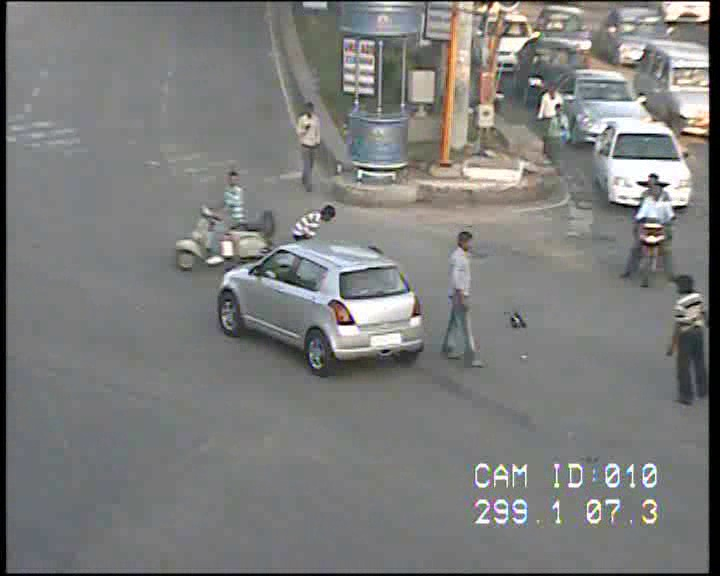
#> input picture Week07/acc1 (13).jpg, 720 x 576 px
$ jupyter execute smoothing-dan-noise-reduction-pada-citra-cctv-2.ipynb
#> lines starting #> are read from the running program, lines starting #| are printed output that depends on the picture
[cell 1]
import cv2
import numpy as np
import matplotlib.pyplot as plt
from skimage.util import random_noise
from skimage.metrics import peak_signal_noise_ratio, structural_similarity

[cell 2]
image = cv2.imread("acc1 (13).jpg")
#> image is the input picture: shape (576, 720, 3); mean B, G, R 123.9, 125.3, 124.9
image = cv2.cvtColor(image, cv2.COLOR_BGR2RGB)

[cell 3]
noisy_image = random_noise(image, mode='s&p')
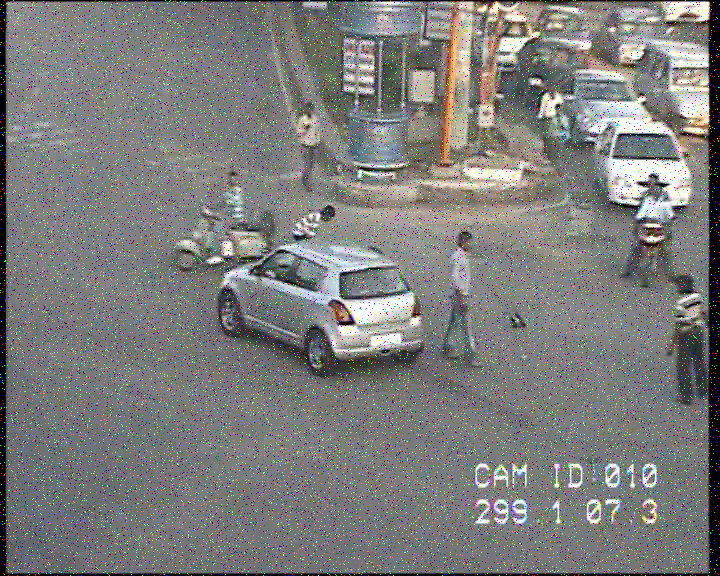
#> noisy_image: shape (576, 720, 3) float64; mean R, G, B 0.49, 0.492, 0.487
noisy_image = (255 * noisy_image).astype(np.uint8)

## Filter

[cell 4]
mean_filtered = cv2.blur(noisy_image, (5,5))
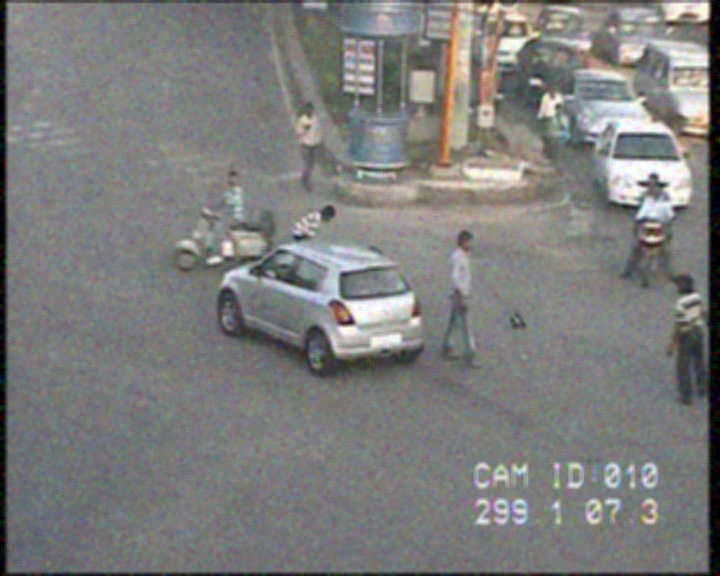
#> mean_filtered: shape (576, 720, 3); mean R, G, B 125, 125.3, 124.1
median_filtered = cv2.medianBlur(noisy_image, 5)
gaussian_filtered = cv2.GaussianBlur(noisy_image, (5,5), 0)
bilateral_filtered = cv2.bilateralFilter(noisy_image, d=9, sigmaColor=75, sigmaSpace=75)
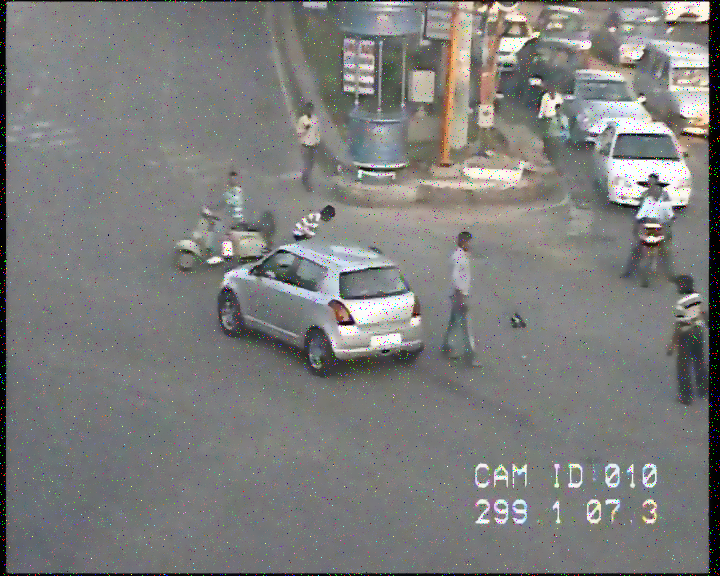
#> bilateral_filtered: shape (576, 720, 3); mean R, G, B 124.9, 125.2, 124

[cell 5]
titles = ['Original', 'Noisy', 'Mean', 'Median', 'Gaussian', 'Bilateral']
images = [image, noisy_image, mean_filtered, median_filtered, gaussian_filtered, bilateral_filtered]

plt.figure(figsize=(15, 4))
for i in range(6):
    plt.subplot(1,6,i+1)
    plt.imshow(cv2.cvtColor(images[i], cv2.COLOR_BGR2RGB))
    plt.title(titles[i])
    plt.axis('off')
plt.tight_layout()
plt.show()
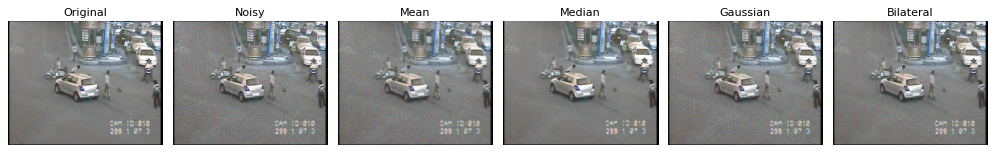
#> figure drawn by matplotlib, 6 panels; B, G, R data is drawn as R, G, B

[cell 6]
def evaluate_metrics(original, filtered, name=""):
#> called with name = 'Mean Filter'
    psnr_val = peak_signal_noise_ratio(original, filtered)
#> psnr_val = 26.6
    ssim_val = structural_similarity(original, filtered, channel_axis=-1)
#> ssim_val = 0.735
    print(f"{name} -> PSNR: {psnr_val:.2f}, SSIM: {ssim_val:.4f}")
#| Mean Filter -> PSNR: 26.60, SSIM: 0.7351
    return psnr_val, ssim_val

print("Evaluasi Metrik:")
evaluate_metrics(image, mean_filtered, "Mean Filter")
evaluate_metrics(image, median_filtered, "Median Filter")
#| Median Filter -> PSNR: 30.91, SSIM: 0.9432
evaluate_metrics(image, gaussian_filtered, "Gaussian Filter")
#| Gaussian Filter -> PSNR: 27.63, SSIM: 0.6704
evaluate_metrics(image, bilateral_filtered, "Bilateral Filter")
#| Bilateral Filter -> PSNR: 24.34, SSIM: 0.6394
#> Out = (24.34, 0.639)
